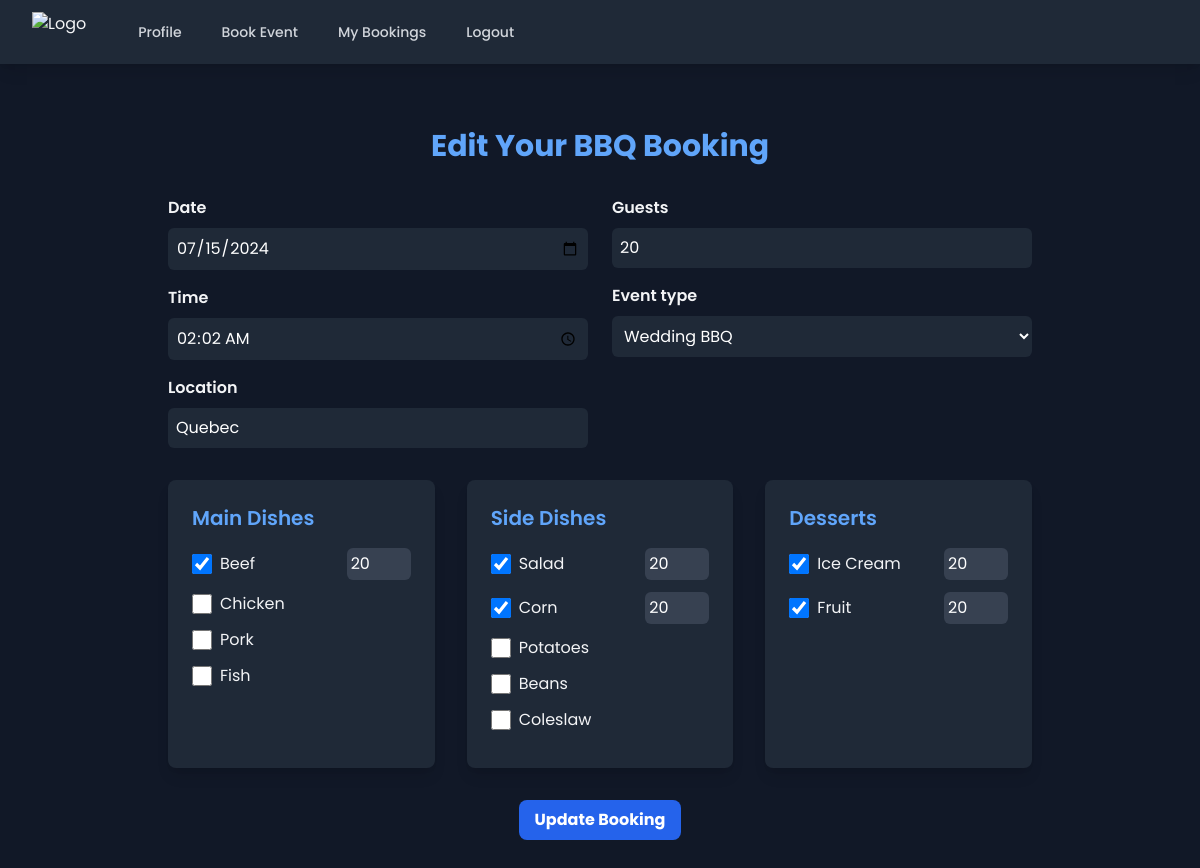
Page /edit-booking/18/ (signed in) on the committed database.
### accounts/models.py (models this page shows, shortened)
class BBQBooking(models.Model):
    user = models.ForeignKey(settings.AUTH_USER_MODEL, on_delete=models.CASCADE, related_name='bbq_bookings')
    status = models.IntegerField(default=0)  # 0: Pending, 1: Confirmed, 2: Cancelled, 3: Completed
    date = models.DateField()
    time = models.TimeField()
    location = models.CharField(max_length=255)
    guests = models.IntegerField()
    EVENT_TYPES = [
        ('private', 'Private BBQ'),
        ('company', 'Company BBQ'),
        ('wedding', 'Wedding BBQ'),
        ('school', 'School BBQ'),
        ('themed', 'Themed BBQ'),
        ('breakfast', 'Breakfast Catering'),
        ('holiday', 'Holiday Catering'),
    ]
    event_type = models.CharField(max_length=20, choices=EVENT_TYPES, default='private')
    MAIN_DISHES = [
        ('beef', 'Beef'),
        ('chicken', 'Chicken'),
        ('pork', 'Pork'),
        ('fish', 'Fish'),
    ]
    main_dishes = models.JSONField()  # Store as {"beef": 10, "chicken": 5, ...}
    SIDE_DISHES = [
        ('salad', 'Salad'),
        ('corn', 'Corn'),
        ('potatoes', 'Potatoes'),
        ('beans', 'Beans'),
        ('coleslaw', 'Coleslaw'),
    ]
    side_dishes = models.JSONField()  # Store as {"salad": 15, "corn": 10, ...}
    DESSERTS = [
        ('ice_cream', 'Ice Cream'),
        ('fruit', 'Fruit'),
    ]
    desserts = models.JSONField()  # Store as {"ice_cream": 20, "fruit": 10}
    drinks = models.IntegerField()  # Total number of drinks (same as guests)

### accounts/views.py (the view)
# urls.py: path('edit-booking/<int:booking_id>/', views.edit_booking, name='edit_booking'),
@login_required
def edit_booking(request, booking_id):
    booking = get_object_or_404(BBQBooking, id=booking_id)
    if booking.user != request.user:
        return HttpResponseForbidden("You don't have permission to edit this booking.")
    if request.method == 'POST':
        if booking.status == 3:
            messages.error(request, "You can't edit a booking that is already completed.")
            return redirect(reverse('view_booked_events'))
        if booking.status==1:
            messages.error(request, "Booking is already confirmed, Please contact us to edit this booking")
            return redirect(reverse('view_booked_events'))
        form = BBQBookingForm(request.POST, instance=booking)
        if form.is_valid():
            booking = form.save(commit=False)
            booking.user = request.user
            booking.status = 0  # Reset status to pending
            booking.drinks = form.cleaned_data['guests']
            booking.event_type = form.cleaned_data['event_type']
            main_dishes = {}
            for dish in form.MAIN_DISHES:
                dish_key = f'main_dish_{dish[0]}'
                count_key = f'main_dish_{dish[0]}_count'
                if dish_key in request.POST and request.POST.get(count_key):
                    main_dishes[dish[0]] = int(request.POST.get(count_key))
            booking.main_dishes = main_dishes
            side_dishes = {}
            for dish in form.SIDE_DISHES:
                dish_key = f'side_dish_{dish[0]}'
                count_key = f'side_dish_{dish[0]}_count'
                if dish_key in request.POST and request.POST.get(count_key):
                    side_dishes[dish[0]] = int(request.POST.get(count_key))
            booking.side_dishes = side_dishes
            desserts = {}
            for dessert in form.DESSERTS:
                dessert_key = f'dessert_{dessert[0]}'
                count_key = f'dessert_{dessert[0]}_count'
                if dessert_key in request.POST and request.POST.get(count_key):
                    desserts[dessert[0]] = int(request.POST.get(count_key))
            booking.desserts = desserts
            booking.save()
            return redirect(reverse('view_booked_events'))
    else:
        form = BBQBookingForm(instance=booking)
    return render(request, 'edit_booking.html', {'form': form, 'booking': booking})

### accounts/templatetags/custom_filters.py (called while the page is built)
@register.filter(name='get_item')
def get_item(dictionary, key):
    return dictionary.get(key)

@register.filter(name='add_class')
def add_class(value, arg):
    css_classes = value.field.widget.attrs.get('class', '')
    if css_classes:
        css_classes = f"{css_classes} {arg}"
    else:
        css_classes = arg
    return value.as_widget(attrs={'class': css_classes})

### accounts/templates/edit_booking.html (shortened to what this page needs)
{%extends 'base.html'%}
{% load custom_filters %}
{% load static %}
{% block extra_head %}
    <script src="https://cdn.tailwindcss.com"></script>
{%endblock%}
{% block content %}
<div class="bg-gray-900 text-gray-100 min-h-screen">
    <div class="container mx-auto px-4 py-8 max-w-4xl">
        <h2 class="text-3xl font-bold mb-8 text-center text-primary-400">Edit Your BBQ Booking</h2>
        <form id="bbqForm" method="post" class="space-y-8">
            <div class="grid md:grid-cols-2 gap-6">
                <div class="space-y-4">
                    <div class="flex flex-col">
                        <label for="{{ form.date.id_for_label }}" class="mb-2 font-semibold">{{ form.date.label }}</label>
                        {{ form.date|add_class:"bg-gray-800 text-white rounded-md p-2 focus:ring-2 focus:ring-primary-500 focus:border-transparent" }}
                    </div>
                    <div class="flex flex-col">
                        <label for="{{ form.time.id_for_label }}" class="mb-2 font-semibold">{{ form.time.label }}</label>
                        {{ form.time|add_class:"bg-gray-800 text-white rounded-md p-2 focus:ring-2 focus:ring-primary-500 focus:border-transparent" }}
                    </div>
                    <div class="flex flex-col">
                        <label for="{{ form.location.id_for_label }}" class="mb-2 font-semibold">{{ form.location.label }}</label>
                        {{ form.location|add_class:"bg-gray-800 text-white rounded-md p-2 focus:ring-2 focus:ring-primary-500 focus:border-transparent" }}
                    </div>
                </div>
                <div class="space-y-4">
                    <div class="flex flex-col">
                        <label for="{{ form.guests.id_for_label }}" class="mb-2 font-semibold">{{ form.guests.label }}</label>
                        {{ form.guests|add_class:"bg-gray-800 text-white rounded-md p-2 focus:ring-2 focus:ring-primary-500 focus:border-transparent" }}
                    </div>
                    <div class="flex flex-col">
                        <label for="{{ form.event_type.id_for_label }}" class="mb-2 font-semibold">{{ form.event_type.label}}</label>
                        {{ form.event_type|add_class:"bg-gray-800 text-white rounded-md p-2 focus:ring-2 focus:ring-primary-500 focus:border-transparent" }}
                    </div>
                </div>
            </div>
            <div class="grid md:grid-cols-3 gap-8">
                <div class="bg-gray-800 p-6 rounded-lg shadow-lg">
                    <h3 class="text-xl font-semibold mb-4 text-primary-400">Main Dishes</h3>
                    <div id="mainDishes" class="space-y-3">
                        {% for dish in form.MAIN_DISHES %}
                        <div class="flex items-center justify-between">
                            <div class="flex items-center">
                                <input type="checkbox" id="main_dish_{{ dish.0 }}" name="main_dish_{{ dish.0 }}" {% if dish.0 in booking.main_dishes %}checked{% endif %}
                                    class="form-checkbox h-5 w-5 text-primary-600 rounded focus:ring-primary-500 border-gray-600 bg-gray-700">
                                <label for="main_dish_{{ dish.0 }}" class="ml-2">{{ dish.1 }}</label>
                            </div>
                            <input type="number" id="main_dish_{{ dish.0 }}_count" name="main_dish_{{ dish.0 }}_count"
                                min="0" value="{{ booking.main_dishes|get_item:dish.0|default:0 }}"
                                class="bg-gray-700 text-white rounded-md p-1 w-16 focus:ring-2 focus:ring-primary-500 focus:border-transparent">
                        </div>
                        {% endfor %}
                    </div>
                </div>
                <div class="bg-gray-800 p-6 rounded-lg shadow-lg">
                    <h3 class="text-xl font-semibold mb-4 text-primary-400">Side Dishes</h3>
                    <div id="sideDishes" class="space-y-3">
                        {% for dish in form.SIDE_DISHES %}
                        <div class="flex items-center justify-between">
                            <div class="flex items-center">
                                <input type="checkbox" id="side_dish_{{ dish.0 }}" name="side_dish_{{ dish.0 }}" {% if dish.0 in booking.side_dishes %}checked{% endif %}
                                    class="form-checkbox h-5 w-5 text-primary-600 rounded focus:ring-primary-500 border-gray-600 bg-gray-700">
                                <label for="side_dish_{{ dish.0 }}" class="ml-2">{{ dish.1 }}</label>
                            </div>
                            <input type="number" id="side_dish_{{ dish.0 }}_count" name="side_dish_{{ dish.0 }}_count"
                                min="0" value="{{ booking.side_dishes|get_item:dish.0|default:0 }}"
                                class="bg-gray-700 text-white rounded-md p-1 w-16 focus:ring-2 focus:ring-primary-500 focus:border-transparent">
                        </div>
                        {% endfor %}
                    </div>
                </div>
                <div class="bg-gray-800 p-6 rounded-lg shadow-lg">
                    <h3 class="text-xl font-semibold mb-4 text-primary-400">Desserts</h3>
                    <div id="desserts" class="space-y-3">
                        {% for dessert in form.DESSERTS %}
                        <div class="flex items-center justify-between">
                            <div class="flex items-center">
                                <input type="checkbox" id="dessert_{{ dessert.0 }}" name="dessert_{{ dessert.0 }}" {% if dessert.0 in booking.desserts %}checked{% endif %}
                                    class="form-checkbox h-5 w-5 text-primary-600 rounded focus:ring-primary-500 border-gray-600 bg-gray-700">
                                <label for="dessert_{{ dessert.0 }}" class="ml-2">{{ dessert.1 }}</label>
                            </div>
                            <input type="number" id="dessert_{{ dessert.0 }}_count" name="dessert_{{ dessert.0 }}_count"
                                min="0" value="{{ booking.desserts|get_item:dessert.0|default:0 }}"
                                class="bg-gray-700 text-white rounded-md p-1 w-16 focus:ring-2 focus:ring-primary-500 focus:border-transparent">
                        </div>
                        {% endfor %}
                    </div>
                </div>
            </div>
            <div class="flex justify-center mt-8">
                <button type="submit"
                    class="bg-primary-600 hover:bg-primary-700 text-white font-bold py-2 px-4 rounded-lg transition duration-300 ease-in-out transform hover:scale-105">
                    Update Booking
                </button>
            </div>
        </form>
    </div>
    {%block extra_js%}
</div>
{%endblock%}
{%endblock%}

### accounts/templates/base.html (style rules this page uses)
body { font-family: 'Poppins', sans-serif; }

### rows in the picture
BBQBooking: date "07/15/2024", time "02:02:00", location "Quebec", guests "20", event_type "Wedding BBQ", main_dishes "☑", main_dishes|get_item "20", side_dishes "☑" "☑", side_dishes|get_item "20" "20", desserts "☑" "☑", desserts|get_item "20" "20"

### other values in the picture
{{ dish.1 }} "Beef" "Chicken" "Pork" "Fish"
{{ dish.1 }} "Salad" "Corn" "Potatoes" "Beans" "Coleslaw"
{{ dessert.1 }} "Ice Cream" "Fruit"
